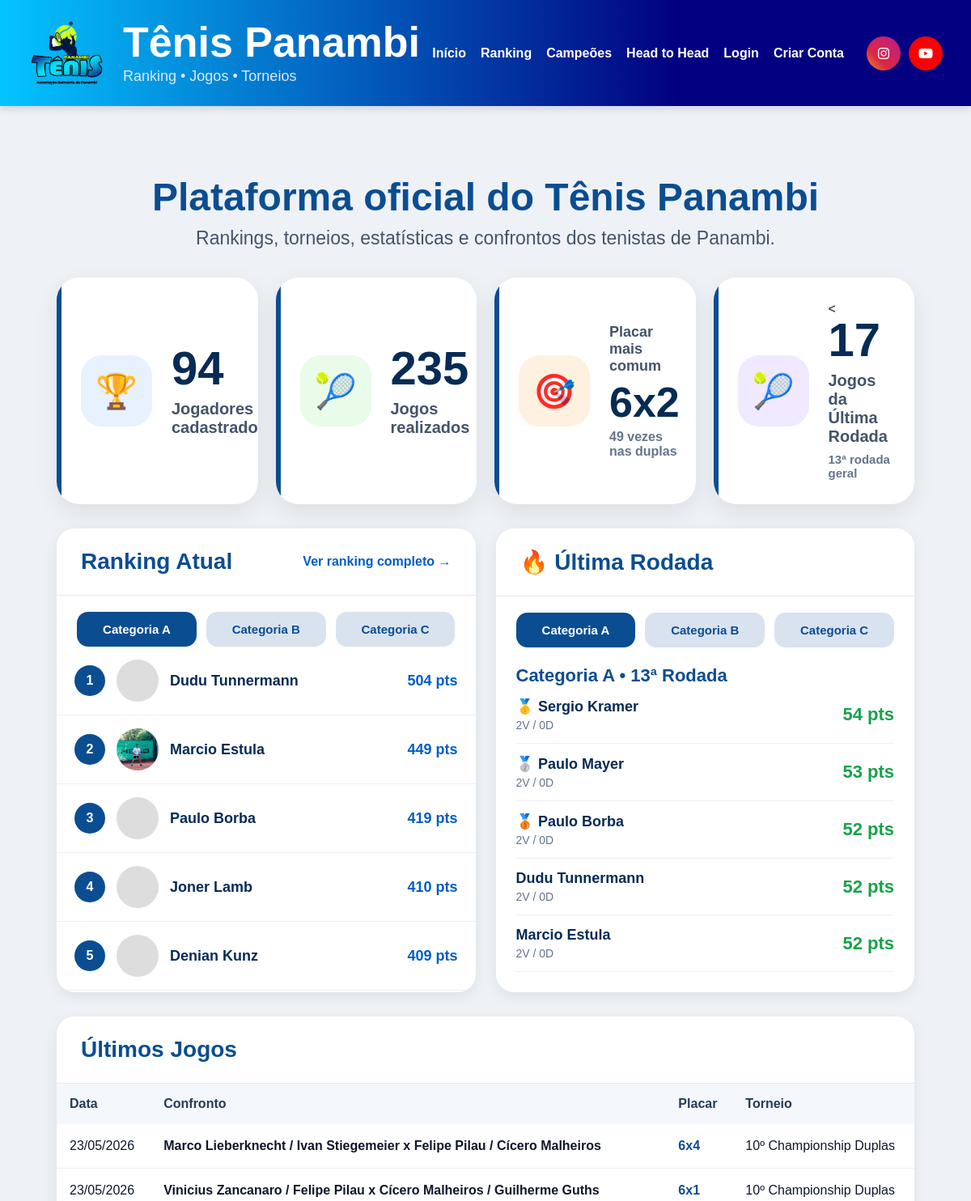
Before: / (upper part) with the older database file.
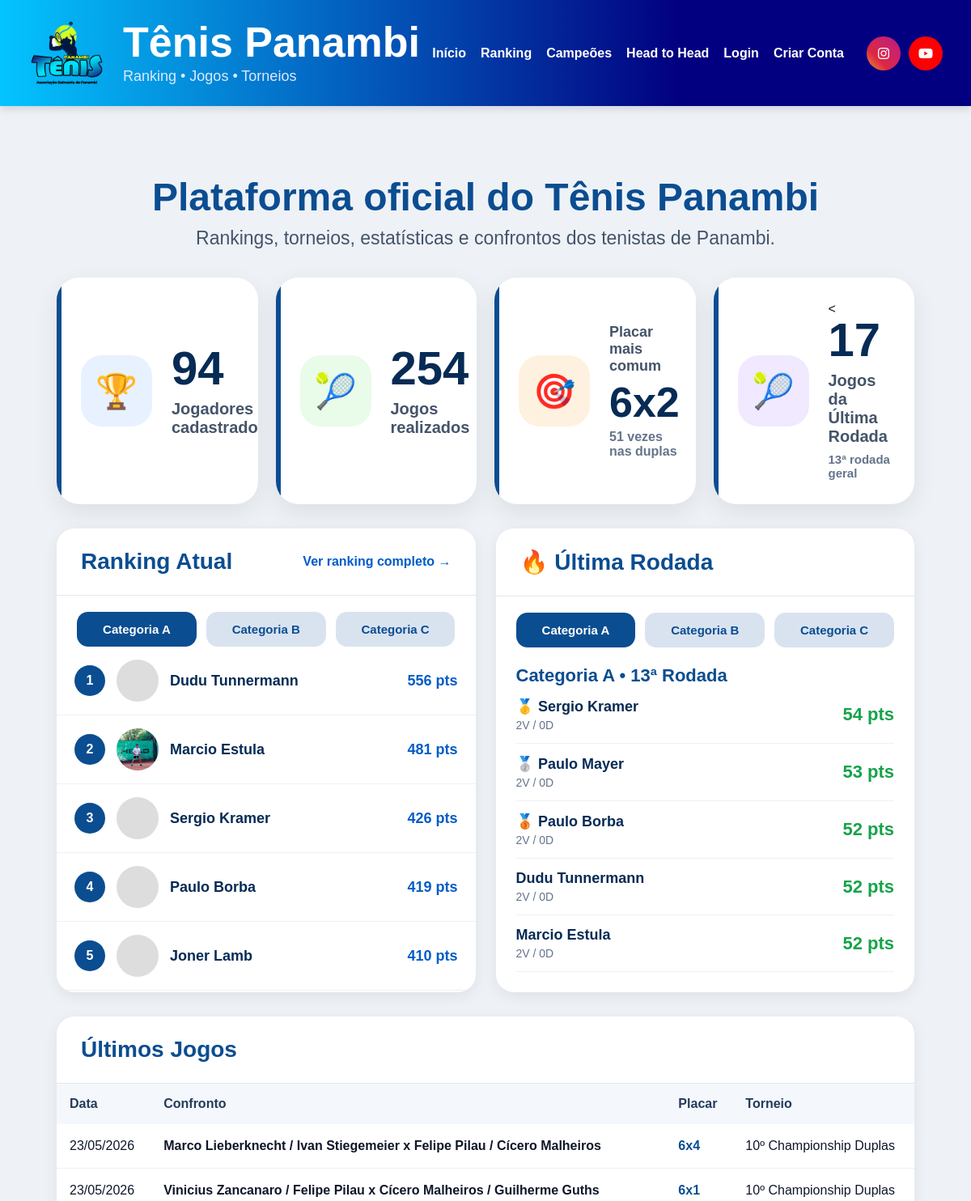
After: the same page with the newer database file.
### core/models.py (models this page shows, shortened)
class RankingJogador(models.Model):
    torneio = models.ForeignKey(
        Torneio,
        on_delete=models.CASCADE
    )
    categoria = models.ForeignKey(
        CategoriaTorneio,
        on_delete=models.CASCADE
    )
    jogador = models.ForeignKey(
        Jogador,
        on_delete=models.CASCADE
    )
    posicao = models.IntegerField(default=0)
    posicao_anterior = models.IntegerField(default=0)
    pontos = models.IntegerField(default=0)
    pontos = models.IntegerField(default=0)
    vitorias = models.IntegerField(default=0)
    derrotas = models.IntegerField(default=0)
    games_feitos = models.IntegerField(default=0)
    games_sofridos = models.IntegerField(default=0)
    aproveitamento = models.FloatField(default=0)
    posicao = models.IntegerField(default=0)
    status_ranking = models.CharField(
        max_length=30,
        blank=True,
        null=True
    )

class Jogador(models.Model):
    CATEGORIAS = [
        ('A', 'Categoria A'),
        ('B', 'Categoria B'),
        ('C', 'Categoria C'),
    ]
    NIVEIS = [
        ('INICIANTE', 'Iniciante'),
        ('INTERMEDIARIO', 'Intermediário'),
        ('AVANCADO', 'Avançado'),
    ]
    MAOS = [
        ('DIREITA', 'Direita'),
        ('ESQUERDA', 'Esquerda'),
    ]
    usuario = models.OneToOneField(
        User,
        on_delete=models.SET_NULL,
        null=True,
        blank=True
    )
    nome = models.CharField(max_length=150)
    email = models.EmailField(
        blank=True,
        null=True
    )
    telefone = models.CharField(
        max_length=30,
        blank=True,
        null=True
    )
    cidade = models.CharField(
        max_length=100,
        blank=True,
        null=True
    )
    categoria = models.CharField(
    max_length=1,
    choices=CATEGORIAS,
    blank=True,
    null=True
)
    nivel = models.CharField(
        max_length=20,
        choices=NIVEIS,
        default='INICIANTE'
    )
    mao_dominante = models.CharField(
        max_length=20,
        choices=MAOS,
        default='DIREITA'
    )
    raquete = models.CharField(
        max_length=100,
        blank=True,
        null=True
    )
    instagram = models.CharField(
        max_length=100,
        blank=True,
        null=True
    )
    foto = models.ImageField(
        upload_to='jogadores/',
        blank=True,
        null=True
    )
    jogos_historicos = models.IntegerField(default=0)
    vitorias_historicas = models.IntegerField(default=0)
    derrotas_historicas = models.IntegerField(default=0)
    titulos_cd = models.IntegerField(default=0)
    vice_cd = models.IntegerField(default=0)
    semifinal_cd = models.IntegerField(default=0)
    ativo = models.BooleanField(default=False)
    criado_em = models.DateTimeField(auto_now_add=True)
    class Meta:
        ordering = ['categoria', 'nome']

class Jogo(models.Model):
    TIPOS = [
        ('CHAMPIONSHIP_DUPLAS', 'Championship Duplas'),
        ('AMISTOSO_DUPLAS', 'Amistoso Duplas'),
        ('SIMPLES', 'Simples'),
    ]
    STATUS_JOGO = [
        ('PENDENTE', 'Pendente'),
        ('CONFIRMADO', 'Confirmado'),
        ('CONTESTADO', 'Contestado'),
    ]
    FASES = [
        ('OITAVAS', 'Oitavas'),
        ('QUARTAS', 'Quartas'),
        ('SEMI', 'Semi Final'),
        ('FINAL', 'Final'),
    ]
    torneio = models.ForeignKey(
        Torneio,
        on_delete=models.CASCADE,
        blank=True,
        null=True
    )
    categoria = models.ForeignKey(
        CategoriaTorneio,
        on_delete=models.SET_NULL,
        blank=True,
        null=True
    )
    tipo_jogo = models.CharField(
        max_length=30,
        choices=TIPOS
    )
    rodada = models.IntegerField(
        blank=True,
        null=True
    )
    fase = models.CharField(
        max_length=20,
        choices=FASES,
        blank=True,
        null=True
    )
    data_jogo = models.DateField()
    status = models.CharField(
        max_length=20,
        choices=STATUS_JOGO,
        default='PENDENTE'
    )
    criado_em = models.DateTimeField(auto_now_add=True)
    observacoes = models.TextField(
        blank=True,
        null=True
    )
    def total_games_lado_a(self):
        total = 0
        for s in self.sets.all():
            total += s.games_lado_a
        return total
    def total_games_lado_b(self):
        total = 0
        for s in self.sets.all():
            total += s.games_lado_b
        return total
    def descricao_confronto(self):
        lado_a = []
        lado_b = []
        for p in self.participantes.all():
            if p.lado == 'A':
                lado_a.append(p.jogador.nome)
            if p.lado == 'B':
                lado_b.append(p.jogador.nome)
        nome_a = ' / '.join(lado_a)
        nome_b = ' / '.join(lado_b)
        return f'{nome_a} x {nome_b}'
    def placar_resumido(self):
        placares = []
        for s in self.sets.all().order_by('numero_set'):
            placar = f'{s.games_lado_a}x{s.games_lado_b}'
            if s.teve_tiebreak:
                placar += f' ({s.tiebreak_lado_a}x{s.tiebreak_lado_b})'
            placares.append(placar)
        return ' / '.join(placares)

class ParticipanteJogo(models.Model):
    LADOS = [
        ('A', 'Lado A'),
        ('B', 'Lado B'),
    ]
    jogo = models.ForeignKey(
        Jogo,
        on_delete=models.CASCADE,
        related_name='participantes'
    )
    jogador = models.ForeignKey(
        Jogador,
        on_delete=models.CASCADE
    )
    lado = models.CharField(
        max_length=1,
        choices=LADOS
    )
    vencedor = models.BooleanField(default=False)
    pontos_ranking = models.IntegerField(default=0)

class SetJogo(models.Model):
    jogo = models.ForeignKey(
        Jogo,
        on_delete=models.CASCADE,
        related_name='sets'
    )
    numero_set = models.IntegerField()
    games_lado_a = models.IntegerField()
    games_lado_b = models.IntegerField()
    teve_tiebreak = models.BooleanField(default=False)
    tiebreak_lado_a = models.IntegerField(
        blank=True,
        null=True
    )
    tiebreak_lado_b = models.IntegerField(
        blank=True,
        null=True
    )

class Torneio(models.Model):
    TIPOS = [
        ('RANKING', 'Ranking'),
        ('MATA_MATA', 'Mata-mata'),
        ('GRUPOS', 'Grupos'),
        ('AMISTOSO', 'Amistoso'),
        ('TREINO', 'Treino'),
    ]
    DISPUTAS = [
        ('SIMPLES', 'Simples'),
        ('DUPLAS', 'Duplas'),
    ]
    STATUS = [
    ('ABERTO', 'Aberto'),
    ('EM_ANDAMENTO', 'Em andamento'),
    ('FASE_FINAIS', 'Fase finais'),
    ('ENCERRADO', 'Encerrado definitivamente'),
]
    nome = models.CharField(max_length=100)
    edicao = models.IntegerField(default=1)
    ano = models.IntegerField(default=2026)
    tipo = models.CharField(
        max_length=20,
        choices=TIPOS,
        default='RANKING'
    )
    disputa = models.CharField(
        max_length=20,
        choices=DISPUTAS,
        default='DUPLAS'
    )
    data_inicio = models.DateField(
        blank=True,
        null=True
    )
    data_fim = models.DateField(
        blank=True,
        null=True
    )
    status = models.CharField(
        max_length=20,
        choices=STATUS,
        default='ABERTO'
    )
    criado_em = models.DateTimeField(auto_now_add=True)

### core/views.py (the view)
def home(request):
    total_jogadores = Jogador.objects.count()
    total_jogos = Jogo.objects.filter(
        status='CONFIRMADO'
    ).count()
    total_torneios = Torneio.objects.count()
    resultados_validos = [
        '7x6',
        '7x5',
        '6x4',
        '6x3',
        '6x2',
        '6x1',
        '6x0',
    ]
    contador_placares = {
        placar: 0
        for placar in resultados_validos
    }
    jogos_duplas = Jogo.objects.filter(
        status='CONFIRMADO',
        tipo_jogo='CHAMPIONSHIP_DUPLAS'
    )
    for jogo in jogos_duplas:
        placar = jogo.placar_resumido()
        if placar in contador_placares:
            contador_placares[placar] += 1
    placares_mais_comuns = sorted(
        contador_placares.items(),
        key=lambda x: x[1],
        reverse=True
    )
    ultima_rodada_geral = Jogo.objects.filter(
        status='CONFIRMADO',
        tipo_jogo='CHAMPIONSHIP_DUPLAS',
        rodada__isnull=False
    ).order_by(
        '-rodada'
    ).values_list(
        'rodada',
        flat=True
    ).first()
    jogos_ultima_rodada = 0
    if ultima_rodada_geral:
        jogos_ultima_rodada = Jogo.objects.filter(
            status='CONFIRMADO',
            tipo_jogo='CHAMPIONSHIP_DUPLAS',
            rodada=ultima_rodada_geral
        ).count()
    ultimos_jogos = Jogo.objects.filter(
        status='CONFIRMADO'
    ).order_by(
        '-data_jogo',
        '-id'
    )[:10]
    ranking_a = RankingJogador.objects.filter(
        categoria__categoria='A'
    ).order_by('posicao')[:5]
    ranking_b = RankingJogador.objects.filter(
        categoria__categoria='B'
    ).order_by('posicao')[:5]
    ranking_c = RankingJogador.objects.filter(
        categoria__categoria='C'
    ).order_by('posicao')[:5]
    proximos_torneios = Torneio.objects.filter(
        data_inicio__gte=date.today()
    ).order_by('data_inicio')[:3]
    def destaques_ultima_rodada(categoria_letra):
        ultima_rodada = Jogo.objects.filter(
            status='CONFIRMADO',
            tipo_jogo='CHAMPIONSHIP_DUPLAS',
            categoria__categoria=categoria_letra,
            rodada__isnull=False
        ).order_by(
            '-rodada'
        ).values_list(
            'rodada',
            flat=True
        ).first()
        if not ultima_rodada:
            return {
                'rodada': None,
                'jogadores': []
            }
        jogos_rodada = Jogo.objects.filter(
            status='CONFIRMADO',
            tipo_jogo='CHAMPIONSHIP_DUPLAS',
            categoria__categoria=categoria_letra,
            rodada=ultima_rodada
        ).prefetch_related(
            'participantes',
            'participantes__jogador'
        ).order_by(
            'data_jogo',
            'id'
        )
        dados = {}
        controle_jogos_jogador = {}
        for jogo in jogos_rodada:
            for p in jogo.participantes.all():
                jogador = p.jogador
                if jogador.id not in controle_jogos_jogador:
                    controle_jogos_jogador[jogador.id] = 0
                if controle_jogos_jogador[jogador.id] >= 2:
                    continue
                controle_jogos_jogador[jogador.id] += 1
                if jogador.id not in dados:
                    dados[jogador.id] = {
                        'nome': jogador.nome,
                        'vitorias': 0,
                        'derrotas': 0,
                        'pontos': 0,
                    }
                if p.lado == 'A':
                    games = jogo.total_games_lado_a()
                else:
                    games = jogo.total_games_lado_b()
                if p.vencedor:
                    dados[jogador.id]['vitorias'] += 1
                    dados[jogador.id]['pontos'] += 20 + games
                else:
                    dados[jogador.id]['derrotas'] += 1
                    dados[jogador.id]['pontos'] += 5 + games
        jogadores = sorted(
            dados.values(),
            key=lambda x: x['pontos'],
            reverse=True
        )[:5]
        return {
            'rodada': ultima_rodada,
            'jogadores': jogadores
        }
    destaques_a = destaques_ultima_rodada('A')
    destaques_b = destaques_ultima_rodada('B')
    destaques_c = destaques_ultima_rodada('C')
    return render(
        request,
        'core/index.html',
        {
            'total_jogadores': total_jogadores,
            'total_jogos': total_jogos,
            'total_torneios': total_torneios,
            'jogos_ultima_rodada': jogos_ultima_rodada,
            'ultima_rodada_geral': ultima_rodada_geral,
            'ultimos_jogos': ultimos_jogos,
            'ranking_a': ranking_a,
            'ranking_b': ranking_b,
            'ranking_c': ranking_c,
            'proximos_torneios': proximos_torneios,
            'destaques_a': destaques_a,
            'destaques_b': destaques_b,
            'destaques_c': destaques_c,
            'placares_mais_comuns': placares_mais_comuns,
        }
    )

### core/templates/core/index.html (shortened to what the changed rows need)
{% extends 'base/base.html' %}
{% load static %}
{% block content %}
<div class="container">
    <div class="titulo-home">
        <h1>Plataforma oficial do Tênis Panambi</h1>
    </div>
    <div class="cards-status">
        <div class="status-card">
            <div>
                <h2>{{ total_jogadores }}</h2>
            </div>
        </div>
        <div class="status-card">
            <div>
                <h2>{{ total_jogos }}</h2>
                <p>Jogos realizados</p>
            </div>
        </div>
        <div class="status-card">
    <div style="width:100%;">
        <div id="placarSlider">
            {% for placar, qtd in placares_mais_comuns %}
                <div
                    class="placar-slide"
                    style="{% if not forloop.first %}display:none;{% endif %}"
                >
                    <h2 style="
                    margin:0;
                    font-size:52px;
                    color:#062b55;
                    line-height:1;
                    ">
                        {{ placar }}
                    </h2>
                    <div style="
                    margin-top:8px;
                    font-size:16px;
                    color:#64748b;
                    font-weight:bold;
                    ">
                        {{ qtd }} vezes nas duplas
                    </div>
                </div>
            {% endfor %}
        </div>
    </div>
</div>
        <div class="status-card">
            <div>
                <<h2>{{ jogos_ultima_rodada }}</h2>
            </div>
        </div>
    </div>
   <div class="grade-principal">
    <div class="card">
        <div class="card-header">
            <h2>Ranking Atual</h2>
        </div>
        <div id="rankingA">
            {% for r in ranking_a %}
            <div class="ranking-item">
                <div class="posicao">{{ r.posicao }}</div>
                {% if r.jogador.foto %}
                    <img class="avatar" src="{{ r.jogador.foto.url }}">
                {% else %}
                    <div class="avatar"></div>
                {% endif %}
                <div class="ranking-nome">{{ r.jogador.nome }}</div>
                <div class="ranking-pontos">{{ r.pontos }} pts</div>
            </div>
            {% endfor %}
        </div>
    </div>
    <div class="card">
        <div class="card-header">
            <h2>🔥 Última Rodada</h2>
        </div>
        <div id="destaqueA" style="padding:22px 25px 25px 25px;">
            {% for j in destaques_a.jogadores %}
            <div style="display:flex;justify-content:space-between;align-items:center;padding:14px 0;border-bottom:1px solid #edf0f4;gap:15px;">
                <div>
                    <strong style="font-size:18px;color:#062b55;">
                        {% if forloop.counter == 1 %}🥇{% elif forloop.counter == 2 %}🥈{% elif forloop.counter == 3 %}🥉{% endif %}
                        {{ j.nome }}
                    </strong>
                    <div style="color:#64748b;font-size:14px;margin-top:4px;">
                        {{ j.vitorias }}V / {{ j.derrotas }}D
                    </div>
                </div>
                <strong style="font-size:22px;color:#16a34a;">{{ j.pontos }} pts</strong>
            </div>
            {% empty %}
            <div style="color:#64748b;">Nenhuma rodada encontrada.</div>
            {% endfor %}
        </div>
    </div>
</div>
    <div class="ultimos-jogos">
        <div class="card-header">
            <h2>Últimos Jogos</h2>
        </div>
        <table class="tabela-jogos">
            <tr>
                <th>Data</th>
                <th>Confronto</th>
                <th>Placar</th>
                <th>Torneio</th>
            </tr>
            {% for jogo in ultimos_jogos %}
            <tr>
                <td>{{ jogo.data_jogo|date:"d/m/Y" }}</td>
                <td><strong>{{ jogo.descricao_confronto }}</strong></td>
                <td class="placar">{{ jogo.placar_resumido }}</td>
                <td>
                    {% if jogo.torneio %}
                        {{ jogo.torneio.nome }}
                    {% else %}
                        -
                    {% endif %}
                </td>
            </tr>
            {% endfor %}
        </table>
    </div>
</div>
{% endblock %}

Changed rows visible on the page:
no longer on this page (row edited): RankingJogador: posicao "5", jogador.nome "Denian Kunz", pontos "409"
changed RankingJogador "Dudu Tunnermann": pontos "504" → "556"
changed RankingJogador "Marcio Estula": pontos "449" → "481"
now on this page (row edited): RankingJogador: posicao "3", jogador.nome "Sergio Kramer", pontos "426"
changed RankingJogador "Paulo Borba": posicao "3" → "4"
changed RankingJogador "Joner Lamb": posicao "4" → "5"
Other visible differences:
{{ total_jogos }}: "235" → "254"
new list line: "6x2 51 vezes nas duplas"
list line gone: "6x2 49 vezes nas duplas"
